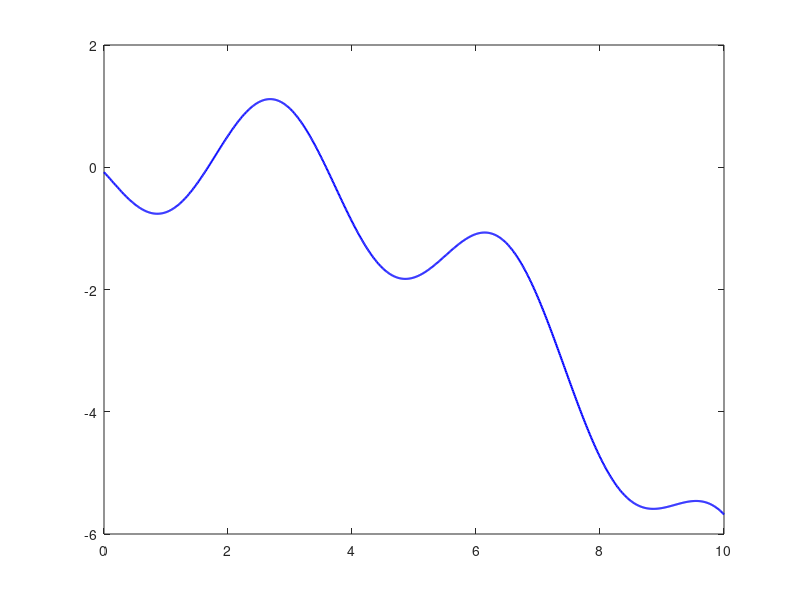

This chart was generated by the following MATLAB code: (Note: this script raises an error after producing the figure.)
clc;
clear;
close all;

% Change this value if the exam gives a different sth.
sth = 1.0;

f = @(x) 0.6*log(x + 1) - sth*sin(1.7*x) - 0.08*x.^2 - 0.08;

a = 0;
b = 10;
h = 0.1;
tol = 1e-6;
max_iter = 100;

% 1. Graph plotting for 0 <= x <= 10
x = linspace(a, b, 1000);
y = f(x);

figure;
plot(x, y, 'b', 'LineWidth', 1.5);
hold on;
yline(0, 'k');
grid on;
xlabel('x');
ylabel('f(x)');
title('Graph of f(x) on [0, 10]');

% 2. Find sign-change intervals using step size 0.1
intervals = [];
x1 = a;
f1 = f(x1);

while x1 < b
    x2 = x1 + h;
    if x2 > b
        x2 = b;
    end

    f2 = f(x2);

    if f1 == 0
        intervals = [intervals; x1 x1];
    elseif f1*f2 < 0
        intervals = [intervals; x1 x2];
    end

    x1 = x2;
    f1 = f2;
end

fprintf('Sign-change intervals with step size h = 0.1:\n');
for i = 1:size(intervals, 1)
    fprintf('[%.1f, %.1f]\n', intervals(i, 1), intervals(i, 2));
end

% 3, 4, 5. Bisection for every sign-change interval and print tables
roots = [];

fprintf('\nBisection results:\n');

for k = 1:size(intervals, 1)
    left = intervals(k, 1);
    right = intervals(k, 2);

    fprintf('\nRoot %d\n', k);
    fprintf('Initial interval: [%.1f, %.1f]\n', left, right);
    fprintf('iter         a         b         mid       f(mid)\n');

    if left == right
        root = left;
        fprintf('%4d  %8.5f  %8.5f  %8.5f  %11.6f\n', 1, left, right, root, f(root));
    else
        fa = f(left);
        fb = f(right);

        if fa*fb > 0
            error('Bisection needs f(a) and f(b) to have opposite signs.');
        end

        for iter = 1:max_iter
            mid = (left + right)/2;
            fm = f(mid);

            fprintf('%4d  %8.5f  %8.5f  %8.5f  %11.6f\n', iter, left, right, mid, fm);

            if abs(fm) < tol || abs(right - left)/2 < tol
                root = mid;
                break;
            end

            if fa*fm < 0
                right = mid;
                fb = fm;
            else
                left = mid;
                fa = fm;
            end
        end
    end

    roots = [roots; root];
    fprintf('Approximate root = %.6f\n', root);
end

fprintf('\nAll roots:\n');
for i = 1:length(roots)
    fprintf('%.6f\n', roots(i));
end

fprintf('\nWhy not bisection once on [0, 10]?\n');
fprintf('Bisection needs f(0)*f(10) < 0. If the endpoint signs are same,\n');
fprintf('it cannot start. Also, one bisection run can find only one root,\n');
fprintf('so it may miss other roots inside [0, 10].\n');
